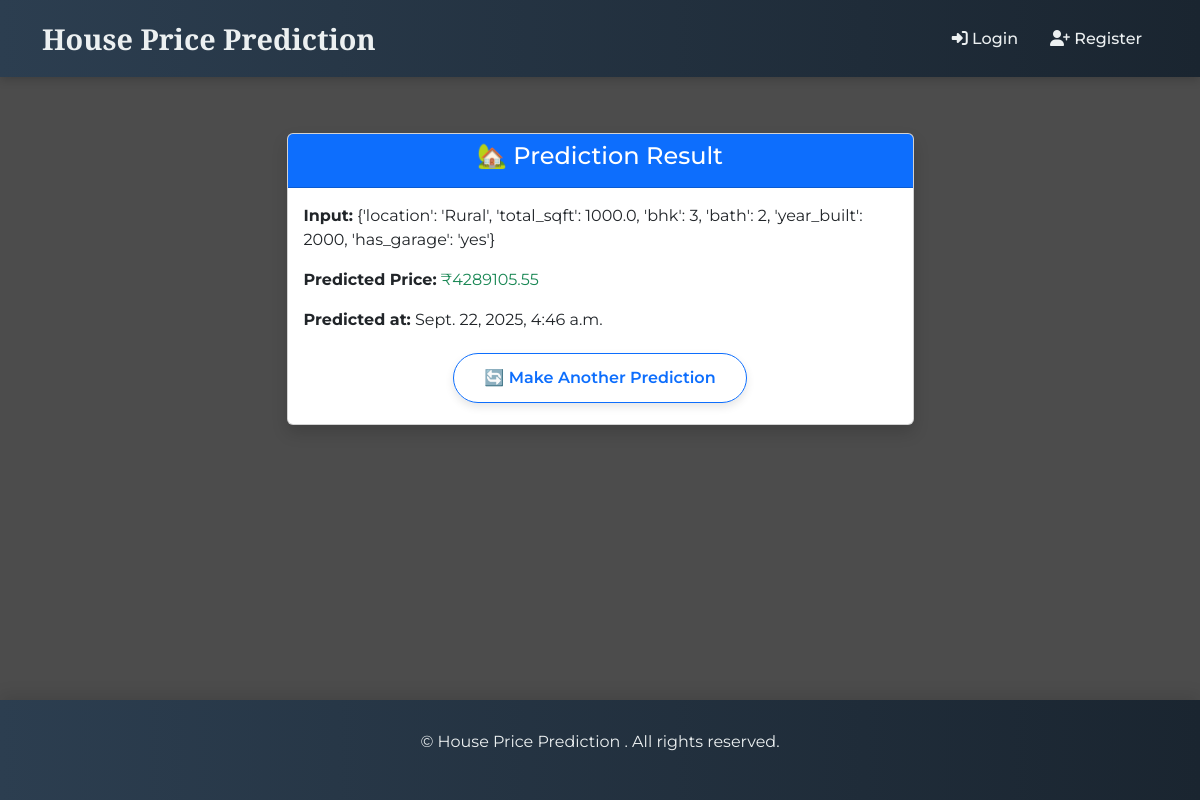
Page /homes/result/20/ on the committed database.
### homes/models.py (models this page shows, shortened)
class Prediction(models.Model):
    user = models.ForeignKey(User, on_delete=models.CASCADE, null=True, blank=True)
    input_features = models.JSONField()
    predicted_price = models.FloatField()
    model_version = models.CharField(max_length=20, default='v1')
    created_at = models.DateTimeField(auto_now_add=True)

### homes/views.py (the view)
# urls.py: path('result/<int:pk>/', views.result_view, name='result'),
def result_view(request, pk):
    pred = get_object_or_404(Prediction, pk=pk)
    return render(request, 'homes/result.html', {'pred': pred})

### templates/homes/result.html (shortened to what this page needs)
{% extends "base.html" %}
{% block content %}
<div class="container mt-5">
    <div class="row justify-content-center">
        <div class="col-md-7">
            <div class="card shadow">
                <div class="card-header bg-primary text-white text-center">
                    <h4>🏡 Prediction Result</h4>
                </div>
                <div class="card-body">
                    <p><strong>Input:</strong> {{ pred.input_features }}</p>
                    <p><strong>Predicted Price:</strong>
                        {% if pred.predicted_price %}
                            <span class="text-success">₹{{ pred.predicted_price|floatformat:2 }}</span>
                        {% else %}
                            <span class="text-danger">Model not available</span>
                        {% endif %}
                    </p>
                    <p><strong>Predicted at:</strong> {{ pred.created_at }}</p>
                    <div class="text-center mt-3">
                        <a href="{% url 'predict' %}" class="btn btn-outline-primary">🔄 Make Another Prediction</a>
                    </div>
                </div>
            </div>
        </div>
    </div>
</div>
{% endblock %}

### templates/base.html (style rules this page uses)
:root { --primary-color: #2c3e50; --secondary-color: #e74c3c; --accent-color: #3498db; --light-color: #ecf0f1; --dark-color: #2c3e50; }
body { background: linear-gradient(rgba(0, 0, 0, 0.7), rgba(0, 0, 0, 0.7)), url('https://images.unsplash.com/photo-1564013799919-ab600027ffc6?auto=format&fit=crop&w=1650&q=80') no-repeat center center fixed; background-size: cover; min-height: 100vh; font-family: 'Montserrat', sans-serif; color: #333; display: flex; flex-direction: column; }
.btn { padding: 12px 30px; border-radius: 50px; font-weight: 600; transition: all 0.3s ease; margin: 5px; box-shadow: 0 4px 8px rgba(0, 0, 0, 0.1); }

### rows in the picture
Prediction: input_features "{'location': 'Rural', 'total_sqft': 1000.0, 'bhk': 3, 'bath': 2, 'year_built': 2000, 'has_garage': 'yes'}", predicted_price "4289105.55", created_at "Sept. 22, 2025, 4:46 a.m."
